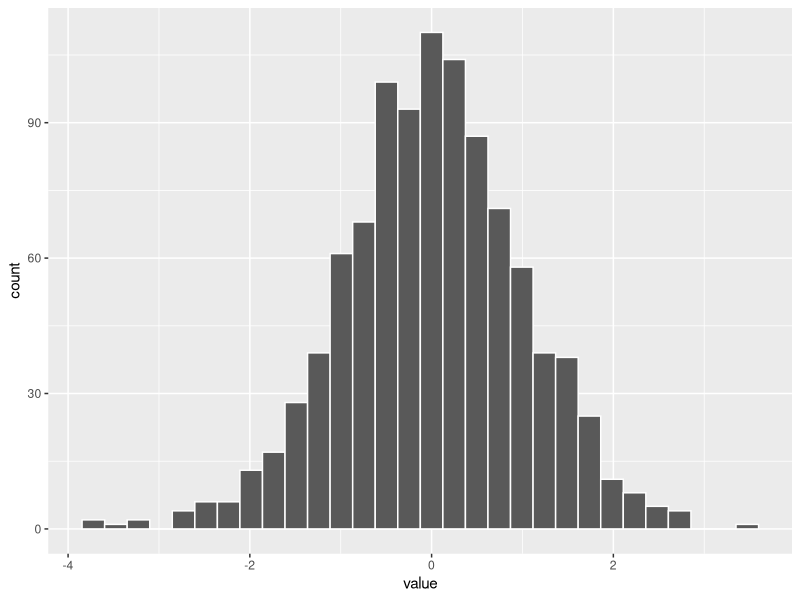

Here is the R script that generated this plot:
## ---- chunk 1
knitr::opts_chunk$set(echo = TRUE)
## ---- chunk 2
library(tidyverse) #Activar el grupo de paquetes "tidyverse"
## ---- chunk 3
mi_tabla=tribble(
  ~Edad, ~Genero, ~Pueblo_nacido,~Nueva_variable,
  23, "F", "Caguas", 1, 
  190, "M", "San Juan", 2
)
mi_tabla
## ---- chunk 4
x=as_tibble(rnorm(1000, 0,1)) # Creamos un conjunto de datos
head(x)

ggplot(x, aes(value))+
  geom_histogram(colour="white")

